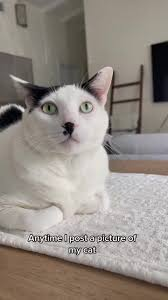
#> input picture labwork2/cat.jpeg, 168 x 300 px, found by its file name
$ python power.py
#> lines starting #> are read from the running program, lines starting #| are printed output that depends on the picture
import cv2
import math

image = cv2.imread("cat.jpeg")
#> image is the input picture: shape (300, 168, 3); mean B, G, R 131.8, 138.7, 146.7

print(image.shape, type(image.shape))
#| (300, 168, 3) <class 'tuple'>
print(image)
#> (printed output is left out)
print(type(image))
#| <class 'numpy.ndarray'>

def preprocessing(image):
    print("start gray...")
    for i in range(image.shape[0]):
        for j in range(image.shape[1]):
            pixel = image[i][j]
            gray = (int(pixel[0]) + int(pixel[1]) + int(pixel[2])) / 3
            pixel[0] = pixel[1] = pixel[2] = gray
    print("finish gray.")

preprocessing(image)
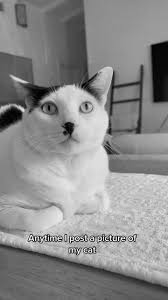
#> image: shape (300, 168, 3); min 0, max 254, mean 138.8

def power(c, gamma, r):
    if r == 0:
        return 0

    s = c*math.pow(r/255, gamma)*255

    if s > 255:
        s = 255
    return s

cv2.imwrite("gray.jpg", image)
print("saved gray")

for i in range(image.shape[0]):
    for j in range(image.shape[1]):
        pixel = image[i][j]
        s = power(1, 0.67, pixel[0])
        pixel[0] = pixel[1] = pixel[2] = s

cv2.imwrite("power.jpg", image)
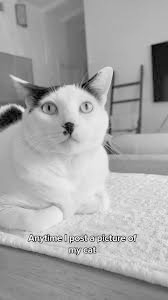
#> saved as power.jpg: shape (300, 168, 3); min 0, max 254, mean 166.2
print("saved power")
